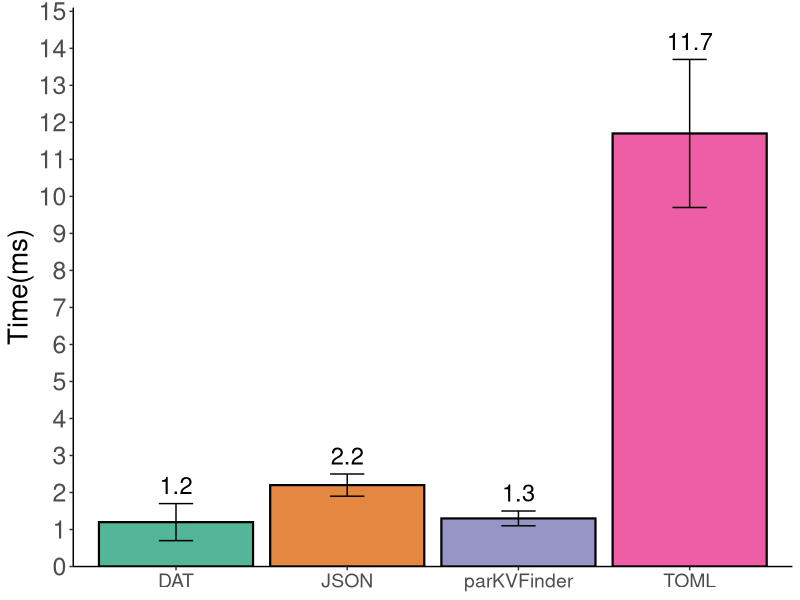

Write the R code that produced this figure.
#!/usr/bin/env Rscript
library(ggplot2)
library(tidyr)
library(RColorBrewer)
# library(ggpmisc)

# Read data
data = read.csv("read_vdw_formats.csv", row.names=1)

stats = as.data.frame(t(data[6:7,]))
stats$formats = rownames(stats)

p <- ggplot(stats, aes(x=formats, y=AVERAGE*1000, fill=formats)) + 
    geom_bar(stat="identity", color="black", alpha=0.75, size=0.75) +
    geom_errorbar(aes(ymin=(AVERAGE*1000)-(STD*1000), ymax=(AVERAGE*1000)+(STD*1000)), width=0.2) +
    geom_text(aes(y=(AVERAGE*1000)+(STD*1000)+0.5, label=AVERAGE*1000), size=6) +
    scale_fill_brewer(palette="Dark2") +
    theme_classic() +
    labs(x=NULL, y="Time(ms)") +
    scale_y_continuous(breaks = c(seq(0, 15, by=1)), limits=c(0,15.1), expand=c(0,0)) +
    theme(legend.position="none",
        axis.text.x = element_text(size = 14), 
        axis.text.y = element_text(size = 18, hjust = 1),
        legend.text = element_text(size = 12)) +
    theme(axis.title.y = element_text(angle = 90, hjust = 0.5, size = 20),
        axis.title.x = element_text(size = 20),
        legend.title = element_text(size = 12))

png('read_vdw_formats.png', width = 4400, height = 2475, res = 300)
p
dev.off()
